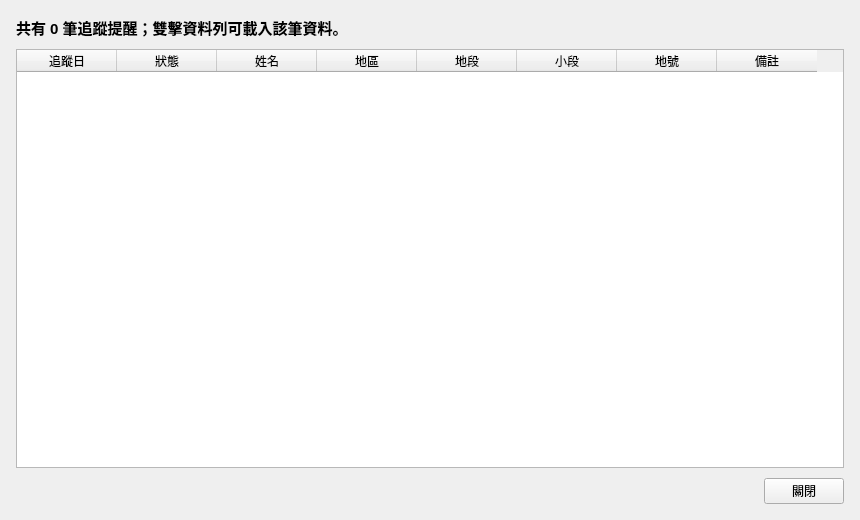
<?xml version="1.0" encoding="UTF-8"?>
<ui version="4.0">
 <class>followUpListDialogContent</class>
 <widget class="QWidget" name="followUpListDialogContent">
  <property name="geometry">
   <rect>
    <x>0</x>
    <y>0</y>
    <width>860</width>
    <height>520</height>
   </rect>
  </property>
  <property name="windowTitle">
   <string>追蹤提醒清單</string>
  </property>
  <property name="dialogSize" stdset="0">
   <size>
    <width>860</width>
    <height>520</height>
   </size>
  </property>
  <layout class="QVBoxLayout" name="followUpListLayout" stretch="0,1,0">
   <property name="spacing">
    <number>10</number>
   </property>
   <property name="leftMargin">
    <number>16</number>
   </property>
   <property name="topMargin">
    <number>16</number>
   </property>
   <property name="rightMargin">
    <number>16</number>
   </property>
   <property name="bottomMargin">
    <number>16</number>
   </property>
   <item>
    <widget class="QLabel" name="titleLabel">
     <property name="text">
      <string>共有 0 筆追蹤提醒；雙擊資料列可載入該筆資料。</string>
     </property>
     <property name="wordWrap">
      <bool>true</bool>
     </property>
     <property name="styleSheet">
      <string>font-size: 15px; font-weight: 600;</string>
     </property>
    </widget>
   </item>
   <item>
    <widget class="TableWidget" name="remindersTable">
     <property name="editTriggers">
      <set>QAbstractItemView::NoEditTriggers</set>
     </property>
     <property name="selectionMode">
      <enum>QAbstractItemView::SingleSelection</enum>
     </property>
     <property name="selectionBehavior">
      <enum>QAbstractItemView::SelectRows</enum>
     </property>
     <attribute name="verticalHeaderVisible">
      <bool>false</bool>
     </attribute>
     <column>
      <property name="text">
       <string>追蹤日</string>
      </property>
     </column>
     <column>
      <property name="text">
       <string>狀態</string>
      </property>
     </column>
     <column>
      <property name="text">
       <string>姓名</string>
      </property>
     </column>
     <column>
      <property name="text">
       <string>地區</string>
      </property>
     </column>
     <column>
      <property name="text">
       <string>地段</string>
      </property>
     </column>
     <column>
      <property name="text">
       <string>小段</string>
      </property>
     </column>
     <column>
      <property name="text">
       <string>地號</string>
      </property>
     </column>
     <column>
      <property name="text">
       <string>備註</string>
      </property>
     </column>
    </widget>
   </item>
   <item>
    <layout class="QHBoxLayout" name="buttonRow" stretch="1,0">
     <property name="spacing">
      <number>10</number>
     </property>
     <property name="leftMargin">
      <number>0</number>
     </property>
     <property name="topMargin">
      <number>0</number>
     </property>
     <property name="rightMargin">
      <number>0</number>
     </property>
     <property name="bottomMargin">
      <number>0</number>
     </property>
     <item>
      <spacer name="buttonRowSpacer">
       <property name="orientation">
        <enum>Qt::Horizontal</enum>
       </property>
       <property name="sizeHint" stdset="0">
        <size>
         <width>0</width>
         <height>0</height>
        </size>
       </property>
      </spacer>
     </item>
     <item>
      <widget class="PushButton" name="closeButton">
       <property name="text">
        <string>關閉</string>
       </property>
      </widget>
     </item>
    </layout>
   </item>
  </layout>
 </widget>
 <customwidgets>
 <customwidget>
  <class>PushButton</class>
  <extends>QPushButton</extends>
  <header>qfluentwidgets</header>
 </customwidget>
 <customwidget>
  <class>TableWidget</class>
  <extends>QTableWidget</extends>
  <header>qfluentwidgets</header>
 </customwidget>
 </customwidgets>
 <resources />
 <connections />
</ui>
